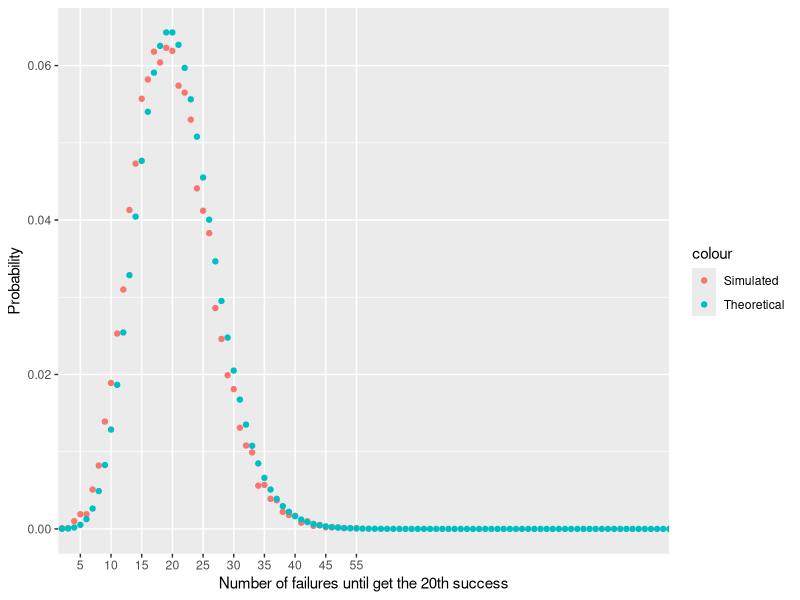

Here is the R script that generated this plot:
#Part B
library(ggplot2)
set.seed(42)
# Simulate 10,000 random variables from negative binomial distribution
a = rep(1:100)
N<-10000
X_rnbinom <- rnbinom(N, size = 20, prob = 0.5) 
X_rnbinom <- table(X_rnbinom)
Graph2<-data.frame(X_rnbinom)
Graph2$Freq = Graph2$Freq/10000
# Calculate the theoretical probability mass function and put into data frame
X_dnbinom <- dnbinom(rep(1:100),20,0.5)
Graph<-data.frame(X_dnbinom,a)
# Plot the simulated and theoretical probability mass functions
ggplot() + 
  geom_point(data = Graph2,mapping = aes(x = X_rnbinom, y = Freq,color="Simulated"))+
  geom_point(data = Graph,mapping = aes(x =a , y = X_dnbinom,color="Theoretical"))+
  labs(x="Number of failures until get the 20th success",y="Probability")+
  scale_x_discrete(breaks=seq(0,100,by=5))

#Part D
#simulation for Montgomery will survive for another 104 weeks if he has 9 lives left
X_rnbinom1 <- rnbinom(550000, size = 1, prob = 0.05) 
Number_of_sucsesses1<-sum(X_rnbinom1 == 103)
Probability1<-Number_of_sucsesses1/600000
theoretical_Probability1<-0.0002538
print(paste0("The simulated probability of Montgomery will survive for another 104 weeks if he has 9 lives left ",Probability1))
print(paste0("The theoretical probability of Montgomery will survive for another 104 weeks if he has 9 lives left ",theoretical_Probability1))

#simulation for Montgomery will survive for another 104 weeks if he has 1 life left
X_rnbinom2 <- rnbinom(550000, size = 9, prob = 0.05) 
Number_of_sucsesses2<-sum(X_rnbinom2 == 95)
Probability2<-Number_of_sucsesses2/600000
theoretical_Probability2<-0.003553
print(paste0("The simulated probability for Montgomery will survive for another 104 weeks if he has 1 life left is ",Probability2))
print(paste0("The theoretical probability for Montgomery will survive for another 104 weeks if he has 1 life left is ",theoretical_Probability2))

